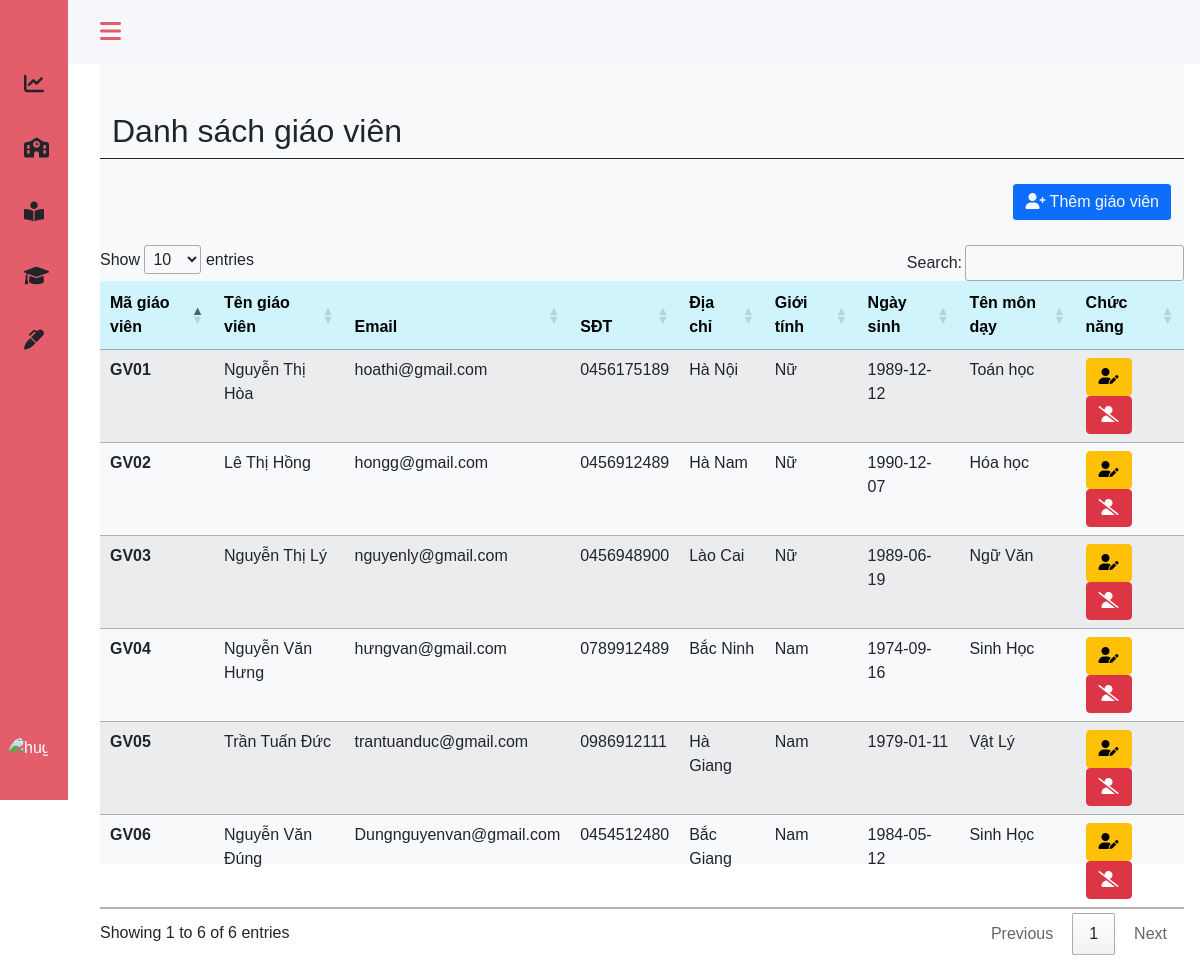
Page /admin/teacher.php (signed in) on the committed database.
### tables this page shows
CREATE TABLE `teachers` (
  `teach_id` varchar(10) NOT NULL,
  `teach_name` varchar(30) NOT NULL,
  `teach_email` varchar(100) DEFAULT NULL,
  `teach_phone` tinytext NOT NULL,
  `teach_address` varchar(20) NOT NULL,
  `teach_gender` tinyint(1) DEFAULT NULL,
  `teach_birth` date DEFAULT NULL,
  `sb_id` varchar(11) NOT NULL
);

CREATE TABLE `subjects` (
  `sb_id` varchar(10) NOT NULL,
  `sb_name` varchar(30) NOT NULL
);

### admin/teacher.php (the view, shortened to what this page needs)
<?php
include 'headerad.php';
?>
<main>
    <div class="height-100 bg-light">
        <div class=" col py-3 ">
            <div class="container-fluid ">
                <div class="row mt-3 pt-3 border-bottom border-dark">
                    <div class="col-md-6">
                        <h2>Danh sách giáo viên</h2>
                    </div>
                </div>
            </div>
            <div class="container-fluid py-3" style="width:100% ; overflow: auto; height: auto;">
                <div class="row">
                    <div class="py-2">
                        <button type="button" class="btn btn-primary btn-md btn-outline-light float-end" data-bs-toggle="modal" data-bs-target="#exampleModal">
                            <i class="fas fa-user-plus"></i> Thêm giáo viên
                        </button>
                    </div>
                </div>
            </div>
            <table class="table table-hover table-striped" id="example">
                <thead>
                    <tr class="table-info">
                        <th scope="col">Mã giáo viên</th>
                        <th scope="col">Tên giáo viên</th>
                        <th scope="col">Email</th>
                        <th scope="col">SĐT</th>
                        <th scope="col">Địa chỉ</th>
                        <th scope="col">Giới tính</th>
                        <th scope="col">Ngày sinh</th>
                        <th scope="col">Tên môn dạy</th>
                        <th scope="col">Chức năng</th>
                    </tr>
                </thead>
                <tbody>
                    <?php
                    include "../config.php";
                    $sql = "SELECT t.teach_id, t.teach_name, t.teach_email, t.teach_phone, t.teach_address, t.teach_gender, t.teach_birth, sb.sb_name
                        FROM teachers t, subjects sb
                        WHERE t.sb_id = sb.sb_id";
                    $result = mysqli_query($conn, $sql);
                    if (mysqli_num_rows($result) > 0) {
                        while ($row = mysqli_fetch_assoc($result)) {
                    ?>
                            <tr>
                                <th scope="row"><?php echo $row['teach_id']; ?> </th>
                                <td><?php echo $row['teach_name']; ?></td>
                                <td><?php echo $row['teach_email']; ?></td>
                                <td><?php echo $row['teach_phone']; ?></td>
                                <td><?php echo $row['teach_address']; ?></td>
                                <td><?php echo ($row['teach_gender'] == 1 ? "Nam" : "Nữ"); ?></td>
                                <td><?php echo $row['teach_birth']; ?></td>
                                <td><?php echo $row['sb_name']; ?></td>
                                <td>
                                    <a class="btn btn-warning" href="edit-teacher.php?id=<?php echo  $row['teach_id'] ?>"><i class="fas fa-user-edit"></i></a>
                                    <a class="btn btn-danger" href="process-delete-teacher.php?id=<?php echo  $row['teach_id'] ?>"><i class="fas fa-user-slash"></i></a>
                                </td>
                            </tr>
                    <?php
                        }
                    }
                    ?>
                </tbody>
            </table>
        </div>
    </div>
</main>
<?php
include 'footerad.php';
?>

### assets/css/style.css (style rules this page uses)
* { padding: 0; margin: 0; box-sizing: border-box; }
:root { --header-height: 3rem; --nav-width: 68px; --first-color: #4723D9; --first-color-light: #AFA5D9; --white-color: #F7F6FB; --body-font: 'Nunito', sans-serif; --normal-font-size: 1rem; --z-fixed: 100 }
body { position: relative; margin: var(--header-height) 0 0 0; padding: 0 1rem; font-family: var(--body-font); font-size: var(--normal-font-size); transition: .5s }
a { text-decoration: none }
.height-100 { height: 100vh }
@media screen and (min-width: 768px) { body { margin: calc(var(--header-height) + 1rem) 0 0 0; padding-left: calc(var(--nav-width) + 2rem) } }

### rows in the picture
teachers: teach_id "GV01", teach_name "Nguyễn Thị Hòa", teach_email "hoathi@gmail.com", teach_phone "0456175189", teach_address "Hà Nội", teach_gender "Nữ", teach_birth "1989-12-12", sb.sb_name "Toán học"
teachers: teach_id "GV02", teach_name "Lê Thị Hồng", teach_email "hongg@gmail.com", teach_phone "0456912489", teach_address "Hà Nam", teach_gender "Nữ", teach_birth "1990-12-07", sb.sb_name "Hóa học"
teachers: teach_id "GV03", teach_name "Nguyễn Thị Lý", teach_email "nguyenly@gmail.com", teach_phone "0456948900", teach_address "Lào Cai", teach_gender "Nữ", teach_birth "1989-06-19", sb.sb_name "Ngữ Văn"
teachers: teach_id "GV04", teach_name "Nguyễn Văn Hưng", teach_email "hưngvan@gmail.com", teach_phone "0789912489", teach_address "Bắc Ninh", teach_gender "Nam", teach_birth "1974-09-16", sb.sb_name "Sinh Học"
teachers: teach_id "GV05", teach_name "Trần Tuấn Đức", teach_email "trantuanduc@gmail.com", teach_phone "0986912111", teach_address "Hà Giang", teach_gender "Nam", teach_birth "1979-01-11", sb.sb_name "Vật Lý"
teachers: teach_id "GV06", teach_name "Nguyễn Văn Đúng", teach_email "Dungnguyenvan@gmail.com", teach_phone "0454512480", teach_address "Bắc Giang", teach_gender "Nam", teach_birth "1984-05-12", sb.sb_name "Sinh Học"
